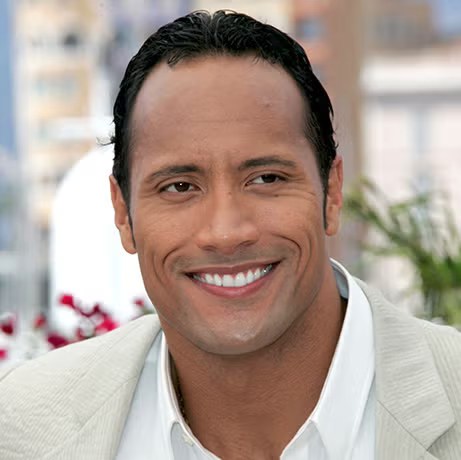
#> input picture opencv/data/celebrities/celeb-1.png, 461 x 460 px
$ jupyter execute le_1.ipynb
#> lines starting #> are read from the running program, lines starting #| are printed output that depends on the picture
[cell 1]
import cv2 as cv
from PIL import Image
import numpy as np
from IPython.display import display
import matplotlib.pyplot as plt
import os
from tqdm import tqdm


BASE_DATA_DIR = "../data"
CELEB = "/celebrities"
VIDEOS = "/videos"

def display_as_rgb(img):
  to_rgb = cv.cvtColor(img, cv.COLOR_BGR2RGB)
  display(Image.fromarray(to_rgb))

os.listdir(BASE_DATA_DIR + CELEB)

these face detection models usually use edges to try to determine whether an object is a face or not

[cell 2]
img = cv.imread(BASE_DATA_DIR + CELEB + "/celeb-1.png")
#> img is the input picture: shape (460, 461, 3); mean B, G, R 149.9, 159.3, 175.5
display_as_rgb(img)

[cell 3]
gray = cv.cvtColor(img, cv.COLOR_BGR2GRAY)
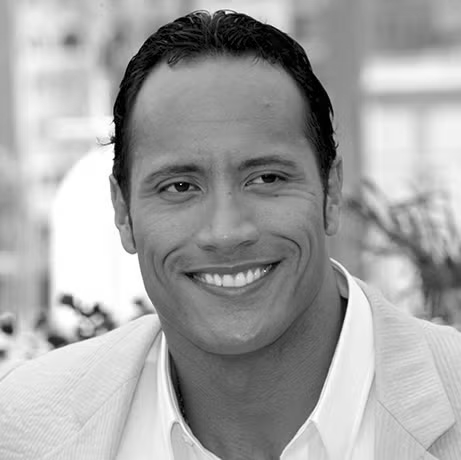
#> gray: shape (460, 461); min 0, max 255, mean 163.1
display_as_rgb(gray)

haar cascade is a model that can be used to detect faces, keep in mind that it is only ideal in simple projects.

[cell 4]
# load face detection model
model_path = os.getcwd() + "/model.xml"
haar_cascade = cv.CascadeClassifier(model_path)

[cell 5]
# detect faces in the gray image
faces_rect = haar_cascade.detectMultiScale(gray, scaleFactor=1.1, minNeighbors=3)
#> faces_rect = [[98, 80, 252, 252]]
print(f"number of faces found: {len(faces_rect)}")
#| number of faces found: 1

[cell 6]
# highlight the detected faces
for (x, y, w, h) in faces_rect:
  cv.rectangle(img, (x, y), (x + w, y + h), (0, 255, 0), thickness=2)
#> this loop made 1 pass

display_as_rgb(img)
